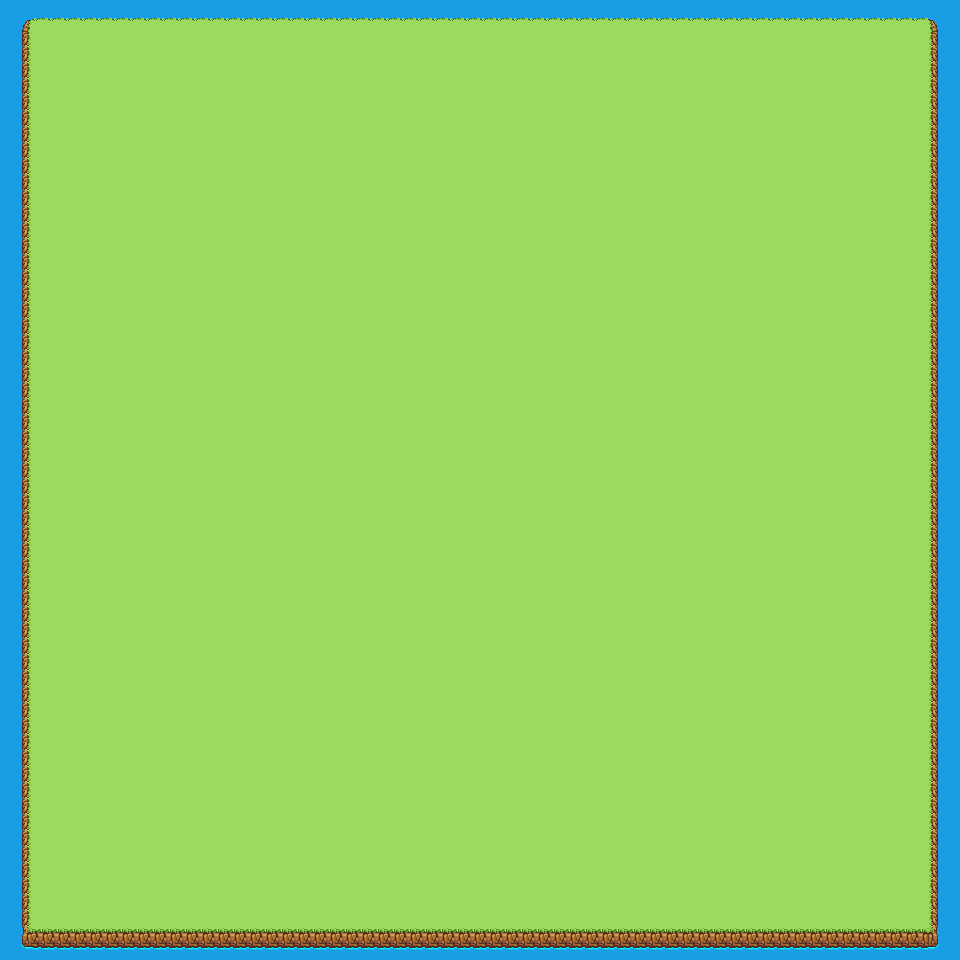

A 2D game scene composited from a Tiled map and its tileset images. What follows is a short description and the map's XML, with each tile layer's data collapsed to a summary:
An orthogonal 60x60 tile map with 16x16 px tiles, 1 tile layer (tileLayer).

<map version="1.2" tiledversion="1.2.0" orientation="orthogonal" renderorder="right-down" width="60" height="60" tilewidth="16" tileheight="16" infinite="0" nextlayerid="2" nextobjectid="1">
 <tileset firstgid="1" source="ground.tsx" />
 <layer id="1" name="tileLayer" width="60" height="60">
  <data>[3600 cells, 3600 non-empty, 13 distinct tile ids]</data>
 </layer>
</map>
